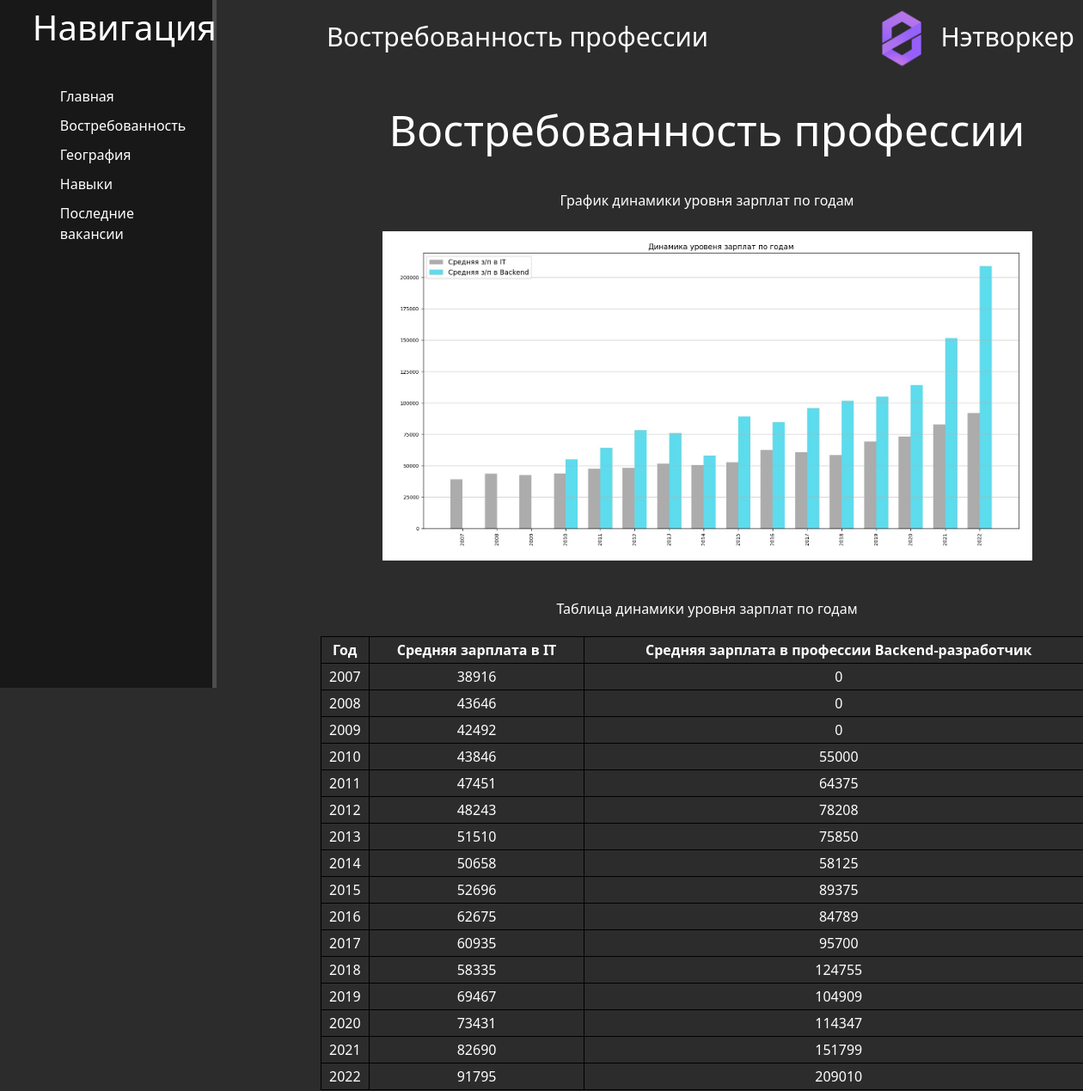
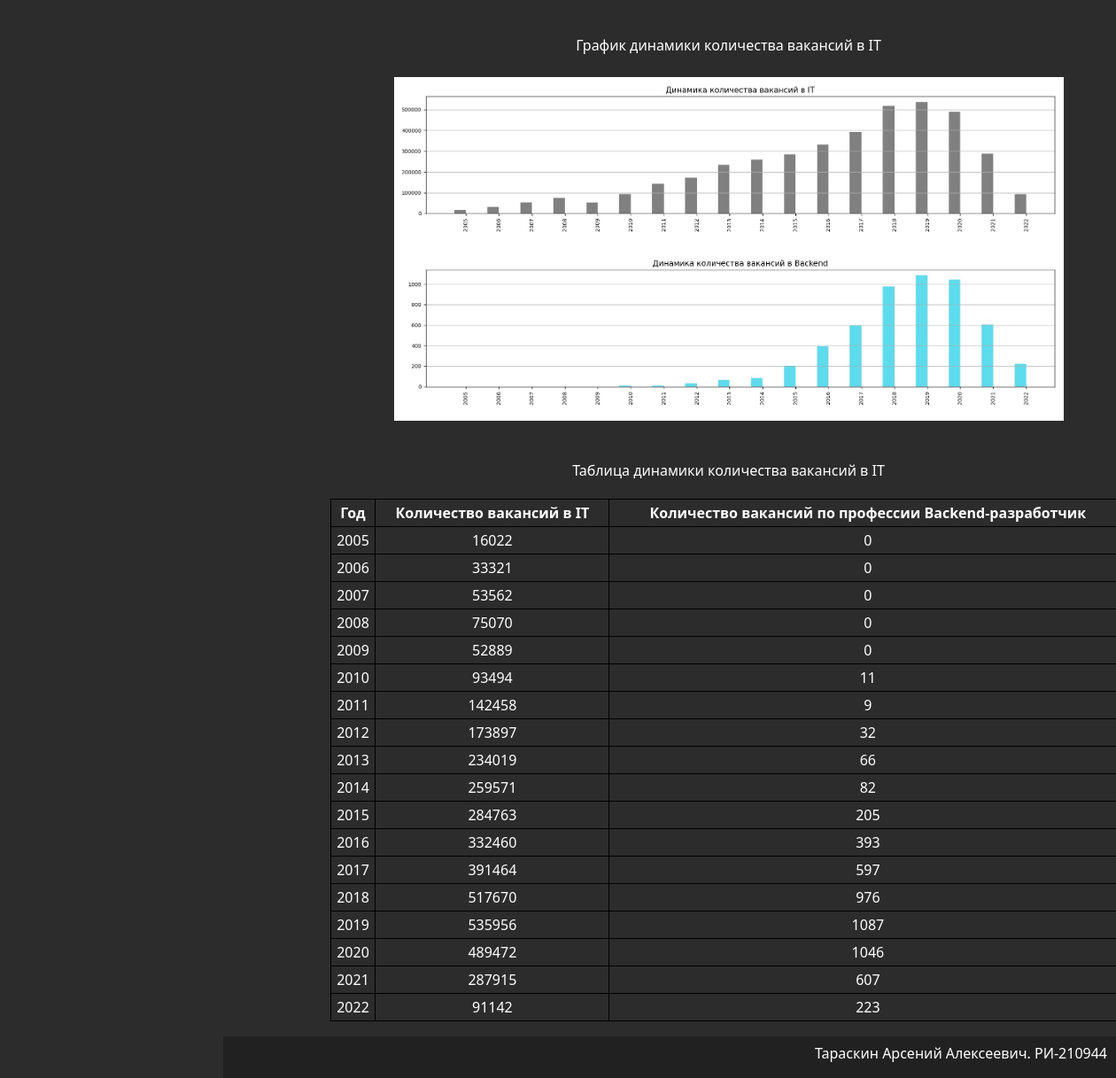
The app's page /demand with its own data (2 pictures, top to bottom).
### main/models.py (models this page shows, shortened)
class DemandPage(models.Model):
    title = models.CharField('Заголовок', max_length=100, default='Востребованность')
    text1 = models.TextField('Текст1', default=None)
    text2 = models.TextField('Текст2', default=None)
    text3 = models.TextField('Текст3', default=None)
    text4 = models.TextField('Текст4', default=None)
    image1 = models.CharField('Ссылка на картинку1', max_length=1000, default='static/main/img/developer.png')
    image2 = models.CharField('Ссылка на картинку2', max_length=1000, default='static/main/img/developer.png')
    class Meta:
        verbose_name = 'Страница востребованность'
        verbose_name_plural = 'Страница востребованность'

class TableSalaryVacancies (models.Model):
    year = models.CharField('Год', max_length=4, default='')
    avgSalary = models.CharField('Средняя зарплата в IT', max_length=100000, default='')
    avgSalaryVac = models.CharField('Средняя зарплата Backend-разработчика', max_length=100000, default='')
    class Meta:
        verbose_name = 'Средние зарплаты'
        verbose_name_plural = 'Средние зарплаты'

class TableCountVacancies (models.Model):
    year = models.CharField('Год', max_length=4, default='')
    avgSalary = models.CharField('Количество вакансий в IT', max_length=100000, default='')
    avgSalaryVac = models.CharField('Количество вакансий по профессии Backend-разработчик', max_length=100000, default='')
    class Meta:
        verbose_name = 'Количество вакансий'
        verbose_name_plural = 'Количество вакансий'

### main/views.py (the view)
# urls.py: path('demand', include("main.urls")),
def demand(request):
    table1 = TableSalaryVacancies.objects.all().order_by('year')
    table2 = TableCountVacancies.objects.all().order_by('year')
    demandpage = DemandPage.objects.all()[0]
    return render(request, "main/demand.html", {'table1':table1, 'table2':table2, 'demandpage':demandpage})

### main/templates/main/demand.html (shortened to what this page needs)
{% extends 'main/layout.html' %}
{% block footer %} Востребованность профессии {% endblock %}
{% block content %}
<div class="features">
    <h1>{{ demandpage.title }}</h1>
    <p style="padding-top: 20px">{{ demandpage.text1 }}</p>
    <img src="{{ demandpage.image1 }}" alt="График 1" width="80%" height="80%" hspace="4" vspace="4" border="2">
    <p style="padding-top: 20px">{{ demandpage.text2 }}</p>
    <table cellpadding="4" cellspacing="2" style="background: #2c2c2c; /* Цвет фона таблицы */
    color: white; /* Цвет текста */ width: 900px; /* Ширина таблицы */
    margin: auto; ">
    <tr>
        <th style=" padding: 3px;
    border: 1px solid black;">Год</th>
        <th style=" padding: 3px;
    border: 1px solid black;">Средняя зарплата в IT</th>
        <th style=" padding: 3px;
    border: 1px solid black;">Средняя зарплата в профессии Backend-разработчик</th>
    </tr>
        {% for el in table1 %}
    <tr>
        <td style=" padding: 3px;
    border: 1px solid black;">{{ el.year }}</td>
        <td style=" padding: 3px;
    border: 1px solid black;">{{ el.avgSalary }}</td>
        <td style=" padding: 3px;
    border: 1px solid black;">{{ el.avgSalaryVac }}</td>
    </tr>
        {% endfor %}
    </table>
    <p style="padding-top: 20px">{{ demandpage.text3 }}</p>
    <img src="{{ demandpage.image2 }}" alt="График 2" width="80%" height="80%" hspace="4" vspace="4" border="2">
    <p style="padding-top: 20px">{{ demandpage.text4 }}</p>
    <table cellpadding="4" cellspacing="2" style="background: #2c2c2c; /* Цвет фона таблицы */
    color: white; /* Цвет текста */ width: 900px; /* Ширина таблицы */
    margin: auto; ">
    <tr>
        <th style=" padding: 3px;
    border: 1px solid black;">Год</th>
        <th style=" padding: 3px;
    border: 1px solid black;">Количество вакансий в IT</th>
        <th style=" padding: 3px;
    border: 1px solid black;">Количество вакансий по профессии Backend-разработчик</th>
    </tr>
        {% for elem in table2 %}
    <tr>
        <td style=" padding: 3px;
    border: 1px solid black;">{{ elem.year }}</td>
        <td style=" padding: 3px;
    border: 1px solid black;">{{ elem.avgSalary }}</td>
        <td style=" padding: 3px;
    border: 1px solid black;">{{ elem.avgSalaryVac }}</td>
    </tr>
        {% endfor %}
</table>
    <p>
</p>
</div>
{% endblock %}

### main/templates/main/layout.html (shortened to what this page needs)
<!DOCTYPE html>
{% load static %}
<html lang="en">
<head>
    <link rel="stylesheet" href="https://cdn.jsdelivr.net/npm/bootstrap@5.2.3/dist/css/bootstrap.min.css">
    <link rel="stylesheet" href="{% static 'main/css/main.css' %}">
</head>
<body>
<aside>
<h3 style="font-size: 40px;">Навигация</h3>
    <ul>
        <li>&nbsp</li>
        <a href ="/" style="margin-top: 10px;"><li>Главная</li></a>
        <a href ="/demand"><li>Востребованность</li></a>
        <a href ="/geography"><li>География</li></a>
        <a href ="/skills"><li>Навыки</li></a>
        <a href ="/vacancies"><li>Последние вакансии</li></a>
    </ul>
</aside>
<header_block>
    <p style="float: right; color: #fff; padding: 10px; padding-top: 20px; font-size: 30px;">Нэтворкер</p>
    <img src="static/main/img/main_logo_2.png" alt="График скиллов" style="height: 70px; width: 70px; float: right; margin-top:10px;">
</header_block>
<main>
        <div class="name-footer" style="padding-left: 380px;">
    {% block footer %}
    {% endblock %}
        </div>
    {% block content %}
{% endblock %}
</main>
<footer>
<h6>Тараскин Арсений Алексеевич. РИ-210944</h6>
</footer>
</body>
</html>

### main/static/main/css/main.css (style rules this page uses)
body { background: #2c2c2c; }
a { text-decoration: none; }
footer h6 { text-align: right; }
aside { position:fixed; float: left; background: #181818; width: 20%; padding: 3%; height: 100vh; color: #fff; border-right: 5px solid #4d4d4d; }
aside h3 { margin-top: -30px; margin-bottom: 10px; font-size: 32px; float: left; }
aside ul { list-style: none; }
aside ul li { color: #fff; display: block; margin-top: 10px; transition: transform .3s ease; }
main .features { float: left; color: #fff; margin-top: 30px; margin-left: 350px; text-align: center; width: 75%; }
main .features h1 { font-size: 50px; }
main .features p { max-width: 1000px; margin: 20px auto; margin-bottom: 20px; }
.name-footer { color: #fff; padding-top: 20px; padding-left: 340px; font-size: 30px; }
footer { position: fixed; float: right; right: 0; bottom: 0; padding: 10px; background: #212121; color: #fff; width: 80%; }

### records on screen
DemandPage: title "Востребованность профессии", text1 "График динамики уровня зарплат по годам", image1 (picture), text2 "Таблица динамики уровня зарплат по годам", text3 "График динамики количества вакансий в IT", image2 (picture), text4 "Таблица динамики количества вакансий в IT"
TableSalaryVacancies: year "2007", avgSalary "38916", avgSalaryVac "0"
TableSalaryVacancies: year "2008", avgSalary "43646", avgSalaryVac "0"
TableSalaryVacancies: year "2009", avgSalary "42492", avgSalaryVac "0"
TableSalaryVacancies: year "2010", avgSalary "43846", avgSalaryVac "55000"
TableSalaryVacancies: year "2011", avgSalary "47451", avgSalaryVac "64375"
TableSalaryVacancies: year "2012", avgSalary "48243", avgSalaryVac "78208"
TableSalaryVacancies: year "2013", avgSalary "51510", avgSalaryVac "75850"
TableSalaryVacancies: year "2014", avgSalary "50658", avgSalaryVac "58125"
TableSalaryVacancies: year "2015", avgSalary "52696", avgSalaryVac "89375"
TableSalaryVacancies: year "2016", avgSalary "62675", avgSalaryVac "84789"
TableSalaryVacancies: year "2017", avgSalary "60935", avgSalaryVac "95700"
TableSalaryVacancies: year "2018", avgSalary "58335", avgSalaryVac "124755"
TableSalaryVacancies: year "2019", avgSalary "69467", avgSalaryVac "104909"
TableSalaryVacancies: year "2020", avgSalary "73431", avgSalaryVac "114347"
TableSalaryVacancies: year "2021", avgSalary "82690", avgSalaryVac "151799"
TableSalaryVacancies: year "2022", avgSalary "91795", avgSalaryVac "209010"
TableCountVacancies: year "2005", avgSalary "16022", avgSalaryVac "0"
TableCountVacancies: year "2006", avgSalary "33321", avgSalaryVac "0"
TableCountVacancies: year "2007", avgSalary "53562", avgSalaryVac "0"
TableCountVacancies: year "2008", avgSalary "75070", avgSalaryVac "0"
TableCountVacancies: year "2009", avgSalary "52889", avgSalaryVac "0"
TableCountVacancies: year "2010", avgSalary "93494", avgSalaryVac "11"
TableCountVacancies: year "2011", avgSalary "142458", avgSalaryVac "9"
TableCountVacancies: year "2012", avgSalary "173897", avgSalaryVac "32"
TableCountVacancies: year "2013", avgSalary "234019", avgSalaryVac "66"
TableCountVacancies: year "2014", avgSalary "259571", avgSalaryVac "82"
TableCountVacancies: year "2015", avgSalary "284763", avgSalaryVac "205"
TableCountVacancies: year "2016", avgSalary "332460", avgSalaryVac "393"
TableCountVacancies: year "2017", avgSalary "391464", avgSalaryVac "597"
TableCountVacancies: year "2018", avgSalary "517670", avgSalaryVac "976"
TableCountVacancies: year "2019", avgSalary "535956", avgSalaryVac "1087"
TableCountVacancies: year "2020", avgSalary "489472", avgSalaryVac "1046"
TableCountVacancies: year "2021", avgSalary "287915", avgSalaryVac "607"
TableCountVacancies: year "2022", avgSalary "91142", avgSalaryVac "223"
